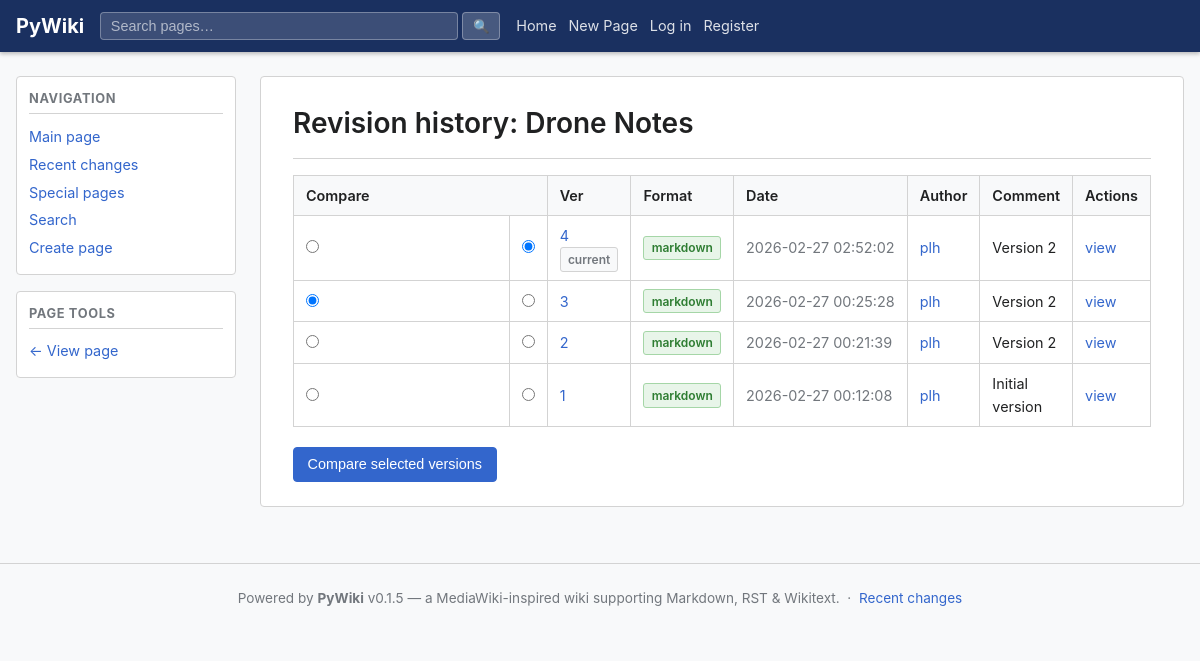
The app's page /wiki/Main/drone-notes/history, older data.
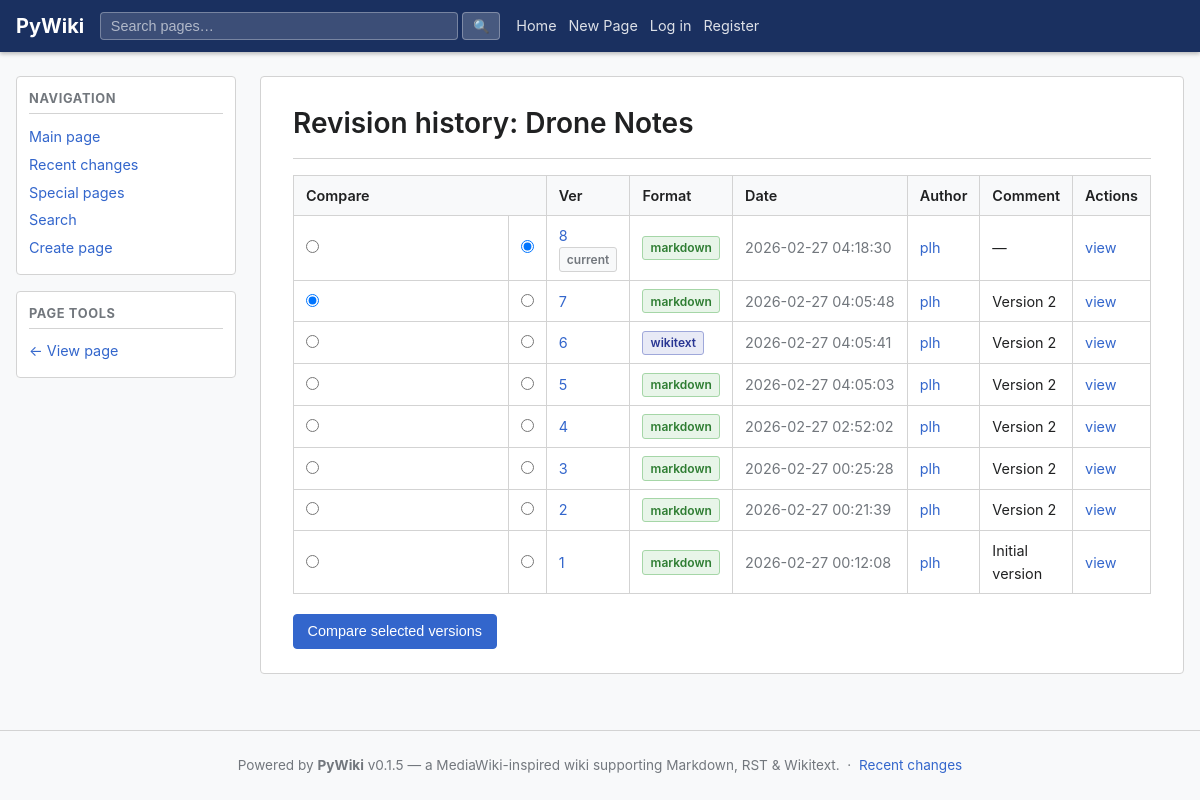
The same page, newer data.
### app/models/models.py (models this page shows, shortened)
class Page(Base):
    __tablename__ = "pages"
    __table_args__ = (
        UniqueConstraint("namespace_id", "slug", name="uq_pages_ns_slug"),
    )
    id:           Mapped[str]        = _uuid_col(primary_key=True)
    namespace_id: Mapped[str]        = mapped_column(String(36), ForeignKey("namespaces.id", ondelete="CASCADE"), nullable=False, index=True)
    title:        Mapped[str]        = mapped_column(String(512), nullable=False, index=True)
    slug:         Mapped[str]        = mapped_column(String(512), nullable=False, index=True)
    created_by:   Mapped[str | None] = mapped_column(String(36), ForeignKey("users.id"), nullable=True)
    created_at:   Mapped[datetime]   = mapped_column(DateTime(timezone=True), default=_utcnow)
    namespace:   Mapped["Namespace"]           = relationship(back_populates="pages")
    creator:     Mapped["User | None"]         = relationship(foreign_keys=[created_by])
    versions:    Mapped[list["PageVersion"]]   = relationship(
        back_populates="page",
        cascade="all, delete-orphan",
        order_by="PageVersion.version",
    )
    attachments: Mapped[list["Attachment"]]   = relationship(back_populates="page", cascade="all, delete-orphan")

class PageVersion(Base):
    __tablename__ = "page_versions"
    __table_args__ = (
        UniqueConstraint("page_id", "version", name="uq_page_versions_page_ver"),
        Index("ix_page_versions_page_latest", "page_id", "version"),
    )
    id:         Mapped[str]        = _uuid_col(primary_key=True)
    page_id:    Mapped[str]        = mapped_column(String(36), ForeignKey("pages.id", ondelete="CASCADE"), nullable=False, index=True)
    version:    Mapped[int]        = mapped_column(Integer, nullable=False)
    content:    Mapped[str]        = mapped_column(Text, nullable=False, default="")
    format:     Mapped[str]        = mapped_column(String(16), nullable=False, default="markdown")
    rendered:   Mapped[str | None] = mapped_column(Text, nullable=True)
    author_id:  Mapped[str | None] = mapped_column(String(36), ForeignKey("users.id"), nullable=True)
    comment:    Mapped[str]        = mapped_column(String(512), default="", nullable=False)
    created_at: Mapped[datetime]   = mapped_column(DateTime(timezone=True), default=_utcnow)
    page:   Mapped["Page"]       = relationship(back_populates="versions")
    author: Mapped["User | None"] = relationship(back_populates="page_versions")

class User(Base):
    __tablename__ = "users"
    id:           Mapped[str]  = _uuid_col(primary_key=True)
    username:     Mapped[str]  = mapped_column(String(64),  unique=True, nullable=False, index=True)
    email:        Mapped[str]  = mapped_column(String(255), unique=True, nullable=False, index=True)
    display_name: Mapped[str]  = mapped_column(String(128), nullable=False, default="")
    password_hash:Mapped[str]  = mapped_column(String(255), nullable=False)
    is_active:    Mapped[bool] = mapped_column(Boolean, default=True, nullable=False)
    is_admin:     Mapped[bool] = mapped_column(Boolean, default=False, nullable=False)
    created_at:   Mapped[datetime] = mapped_column(DateTime(timezone=True), default=_utcnow)
    updated_at:   Mapped[datetime] = mapped_column(DateTime(timezone=True), default=_utcnow, onupdate=_utcnow)
    page_versions: Mapped[list["PageVersion"]] = relationship(back_populates="author")
    attachments:   Mapped[list["Attachment"]]  = relationship(back_populates="uploaded_by_user")

### app/ui/views.py (the view)
@router.get("/wiki/{namespace_name}/{slug}/history", response_class=HTMLResponse)
async def page_history(
    request: Request,
    namespace_name: str,
    slug: str,
    db: AsyncSession = Depends(get_db),
):
    user, new_token = await _current_user(request, db)
    page, _ = await page_svc.get_page(db, namespace_name, slug)
    versions = await page_svc.get_page_history(db, namespace_name, slug)
    resp = templates.TemplateResponse(
        request,
        "page_history.html",
        _ctx(user,
             page=page,
             versions=versions,
             namespace_name=namespace_name),
    )
    _apply_new_token(resp, new_token, get_settings().access_token_expire_minutes)
    return resp

### app/templates/page_history.html (shortened to what this page needs)
{% extends "base.html" %}
{% block sidebar_extra %}
<div class="sidebar-section">
  <h3>Page tools</h3>
  <ul>
    <li><a href="/wiki/{{ namespace_name }}/{{ page.slug }}">← View page</a></li>
  </ul>
</div>
{% endblock %}
{% block content %}
<div class="page-header">
  <h1>Revision history: {{ page.title }}</h1>
</div>
<form id="diff-form" action="" method="get">
  <table class="wiki-table history-table">
    <thead>
      <tr>
        <th colspan="2">Compare</th>
        <th>Ver</th>
        <th>Format</th>
        <th>Date</th>
        <th>Author</th>
        <th>Comment</th>
        <th>Actions</th>
      </tr>
    </thead>
    <tbody>
      {% for v in versions %}
      <tr>
        <td><input type="radio" name="from_ver" value="{{ v.version }}"
                   {% if loop.index == 2 %}checked{% endif %} /></td>
        <td><input type="radio" name="to_ver" value="{{ v.version }}"
                   {% if loop.first %}checked{% endif %} /></td>
        <td>
          <a href="/wiki/{{ namespace_name }}/{{ page.slug }}?version={{ v.version }}">
            {{ v.version }}
          </a>
          {% if loop.first %}<span class="badge">current</span>{% endif %}
        </td>
        <td><span class="badge badge-{{ v.format }}">{{ v.format }}</span></td>
        <td class="ts">{{ v.created_at.strftime('%Y-%m-%d %H:%M:%S') }}</td>
        <td>{% if v.author %}<a href="/user/{{ v.author.username }}">{{ v.author.username }}</a>{% else %}—{% endif %}</td>
        <td>{{ v.comment or '—' }}</td>
        <td>
          <a href="/wiki/{{ namespace_name }}/{{ page.slug }}?version={{ v.version }}">view</a>
        </td>
      </tr>
      {% else %}
      <tr><td colspan="8" class="muted">No versions found.</td></tr>
      {% endfor %}
    </tbody>
  </table>
  {% if versions | length >= 2 %}
  <div class="form-actions">
    <button class="btn btn-primary" type="button" onclick="goDiff()">Compare selected versions</button>
  </div>
  {% endif %}
</form>
{% endblock %}

### app/templates/base.html (shortened to what this page needs)
<!DOCTYPE html>
<html lang="en">
<head>
  <link rel="stylesheet" href="/static/css/wiki.css" />
</head>
<body class="{% block body_class %}{% endblock %}">
<nav class="navbar">
  <div class="nav-inner">
    <a class="nav-logo" href="/">{{ site_name }}</a>
    <form class="nav-search" action="/search" method="get">
      <input type="search" name="q" placeholder="Search pages…" autocomplete="off" />
      <button type="submit">🔍</button>
    </form>
    <div class="nav-links">
      <a href="/">Home</a>
      <a href="/create">New Page</a>
      {% if user %}
        <span class="nav-user">{{ user.display_name or user.username }}</span>
        {% if user.is_admin %}<a href="/admin">Admin</a>{% endif %}
        <a href="/logout">Log out</a>
      {% else %}
        <a href="/login">Log in</a>
        <a href="/register">Register</a>
      {% endif %}
    </div>
  </div>
</nav>
<div class="page-wrapper">
  <aside class="sidebar">
    <div class="sidebar-section">
      <h3>Navigation</h3>
      <ul>
        <li><a href="/">Main page</a></li>
        <li><a href="/recent">Recent changes</a></li>
        <li><a href="/special">Special pages</a></li>
        <li><a href="/search">Search</a></li>
        <li><a href="/create">Create page</a></li>
      </ul>
    </div>
    {% block sidebar_extra %}{% endblock %}
  </aside>
  <main class="content">
    {% block content %}{% endblock %}
  </main>
</div>
<footer class="site-footer">
  <p>
    Powered by <strong>{{ site_name }}</strong> v{{ app_version }} &mdash;
    a MediaWiki-inspired wiki supporting Markdown, RST &amp; Wikitext.
    &nbsp;·&nbsp; <a href="/recent">Recent changes</a>
  </p>
</footer>
</body>
</html>

### app/static/css/wiki.css (style rules this page uses)
:root { --bg: #ffffff; --bg-alt: #f8f9fa; --border: #d3d3d3; --text: #202122; --muted: #72777d; --accent: #3366cc; --accent-hov: #2a4f9a; --danger: #cc3333; --success: #228822; --warn: #f5a623; --nav-bg: #1a3060; --nav-text: #ffffff; --sidebar-w: 220px; --max-w: 1200px; }
*, *::before, *::after { box-sizing: border-box; margin: 0; padding: 0; }
body { font-family: -apple-system, BlinkMacSystemFont, "Segoe UI", Roboto, sans-serif; font-size: 15px; line-height: 1.6; color: var(--text); background: var(--bg-alt); }
a { color: var(--accent); text-decoration: none; }
.navbar { background: var(--nav-bg); color: var(--nav-text); position: sticky; top: 0; z-index: 100; box-shadow: 0 2px 4px rgba(0,0,0,.25); }
.nav-inner { max-width: var(--max-w); margin: 0 auto; padding: 0 1rem; height: 52px; display: flex; align-items: center; gap: 1rem; }
.nav-logo { font-size: 1.25rem; font-weight: 700; color: var(--nav-text); white-space: nowrap; text-decoration: none; }
.nav-search { flex: 1; max-width: 400px; display: flex; gap: 0.25rem; }
.nav-search input { flex: 1; padding: 0.3rem 0.6rem; border: 1px solid rgba(255,255,255,.3); border-radius: 4px; background: rgba(255,255,255,.15); color: var(--nav-text); font-size: 0.9rem; }
.nav-search input::placeholder { color: rgba(255,255,255,.6); }
.nav-search button { padding: 0.3rem 0.6rem; background: rgba(255,255,255,.2); border: 1px solid rgba(255,255,255,.3); border-radius: 4px; color: var(--nav-text); cursor: pointer; }
.nav-links { display: flex; align-items: center; gap: 0.75rem; white-space: nowrap; }
.nav-links a { color: rgba(255,255,255,.85); font-size: 0.9rem; }
.page-wrapper { max-width: var(--max-w); margin: 0 auto; padding: 1.5rem 1rem; display: flex; gap: 1.5rem; align-items: flex-start; }
.sidebar { width: var(--sidebar-w); flex-shrink: 0; position: sticky; top: 60px; }
.sidebar-section { background: var(--bg); border: 1px solid var(--border); border-radius: 4px; padding: 0.75rem; margin-bottom: 1rem; }
.sidebar-section h3 { font-size: 0.8rem; text-transform: uppercase; letter-spacing: .05em; color: var(--muted); margin-bottom: 0.5rem; border-bottom: 1px solid var(--border); padding-bottom: 0.25rem; }
.sidebar-section ul { list-style: none; }
.sidebar-section li { padding: 0.15rem 0; font-size: 0.9rem; }
.content { flex: 1; min-width: 0; background: var(--bg); border: 1px solid var(--border); border-radius: 4px; padding: 1.5rem 2rem; }
.page-header { display: flex; align-items: flex-start; justify-content: space-between; flex-wrap: wrap; gap: 0.5rem; margin-bottom: 1rem; padding-bottom: 0.75rem; border-bottom: 1px solid var(--border); }
.page-header h1 { font-size: 1.75rem; font-weight: 600; }
.btn { display: inline-block; padding: 0.35rem 0.85rem; border: 1px solid var(--border); border-radius: 4px; background: var(--bg-alt); color: var(--text); font-size: 0.9rem; cursor: pointer; text-decoration: none; line-height: 1.5; }
.btn-primary { background: var(--accent); color: #fff; border-color: var(--accent); }
.form-actions { display: flex; gap: 0.5rem; margin-top: 1.25rem; }
.wiki-table { width: 100%; border-collapse: collapse; font-size: 0.9rem; }
.wiki-table th, .wiki-table td { padding: 0.5rem 0.75rem; border: 1px solid var(--border); text-align: left; }
.wiki-table th { background: var(--bg-alt); font-weight: 600; }
.wiki-table td:first-child, .wiki-table th:first-child { min-width: 180px; width: 40%; }
.ts { white-space: nowrap; color: var(--muted); }
.badge { display: inline-block; padding: 0.1rem 0.45rem; border-radius: 3px; font-size: 0.75rem; font-weight: 600; background: var(--bg-alt); border: 1px solid var(--border); color: var(--muted); }
.badge-markdown { background: #e8f5e9; border-color: #a5d6a7; color: #2e7d32; }
.badge-wikitext { background: #e8eaf6; border-color: #9fa8da; color: #283593; }
.history-table input[type="radio"] { cursor: pointer; }
.site-footer { text-align: center; padding: 1.5rem; color: var(--muted); font-size: 0.85rem; border-top: 1px solid var(--border); margin-top: 2rem; }

Row changes from the older to the newer data that the page shows:
added PageVersion: to_ver "☑", version "8", shows "current", format "markdown", created_at "2026-02-27 04:18:30", author.username "plh", comment "—"
added PageVersion: from_ver "☑", version "7", format "markdown", created_at "2026-02-27 04:05:48", author.username "plh", comment "Version 2"
added PageVersion: version "6", format "wikitext", created_at "2026-02-27 04:05:41", author.username "plh", comment "Version 2"
added PageVersion: version "5", format "markdown", created_at "2026-02-27 04:05:03", author.username "plh", comment "Version 2"
changed PageVersion (number 5 of 8 on the later page): to_ver "☑" → "☐"; no longer shows "current"
computed for PageVersion (number 6 of 8 on the later page): from_ver "☑" → "☐"
